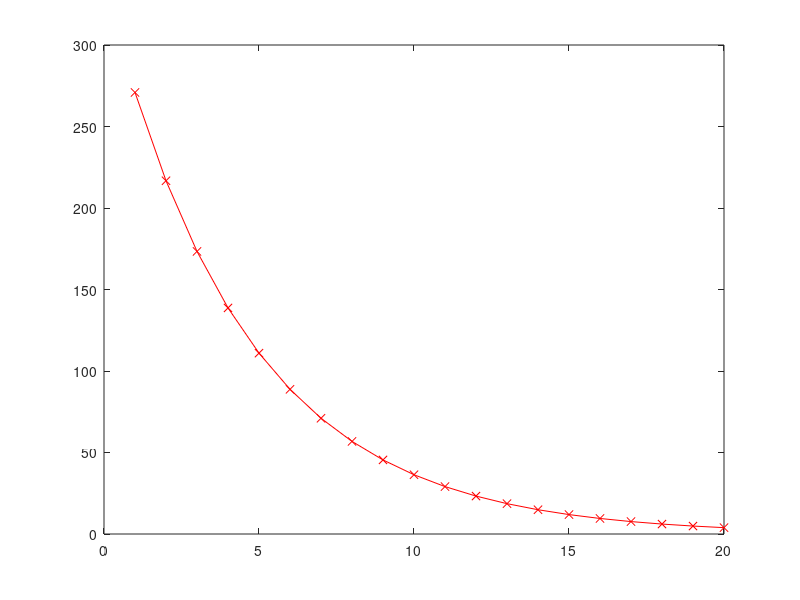
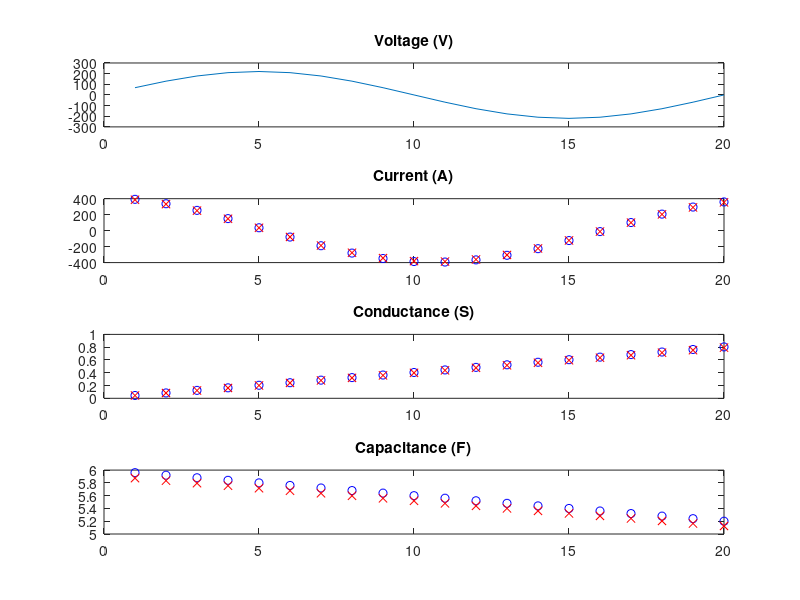

The MATLAB source for these figures, in order:
function ret = rcmeter_lsm()
  EpochMax = 20;
  solvRate = 0.01;
  Cycl = 1;
  Len = 20;
  Vp = 220;
  w = 2*pi*Cycl/Len;

  n_t = 1:1:Len;

  a_t = [ 0.0002 0.002 ];
  b_t = [ 0.3 -0.002 ];

  ath = length(a_t);
  bth = length(b_t);
  vars_num = ath + bth;

  V_t = Vp*sin(w*n_t);
  dVdn_t = w*Vp*cos(w*n_t);

  function ret = polyFunc(a, x)
    ret = 0;
    for m=1:1:length(x)
      for p=1:1:length(a)
        ret += a(p).*x.^(p-1);
      endfor
    endfor
  endfunction

  function ret = diff_polyFunc(a, x)
    ret = 0;
    for m=1:1:length(x)
      for p=1:1:length(a)
        ret += (p-1)*a(p).*x.^(p-2);
      endfor
    endfor
  endfunction

  function ret = Current(v, dvdn, g, c, dcdn)
    ret = ( g + dcdn ) .* v + c .* dvdn;
  endfunction

  function ret = ErrorSquare(it, ir, N)
    ret = 0;
    for m=N
      err = ir(m) - it(m);
      ret += err*err/length(N);
    endfor
    ret = sqrt(ret);
  endfunction

  function [g, c, dcdn] = refreshValues(a, b, x)
    g = polyFunc(a, x);
    c = polyFunc(b, x);
    dcdn = diff_polyFunc(b, x);
  endfunction

  function ret = Avg(val, len)
    ret = 0;
    for k=1:1:len
      ret += val(k)/len;
    endfor
  endfunction

  [G_t, C_t, dCdn_t] = refreshValues(a_t, b_t, n_t);
  I_t = Current(V_t, dVdn_t, G_t, C_t, dCdn_t);

  inputGraph = figure(2);
  subplot(4,1,1);
  plot(n_t, V_t);
  title('Voltage (V)');
  subplot(4,1,2);
  plot(n_t, I_t, 'b');
  title('Current (A)');
  subplot(4,1,3);
  plot(n_t, G_t, 'b');
  title('Conductance (S)');
  subplot(4,1,4);
  plot(n_t, C_t, 'b');
  title('Capacitance (F)');

  function ret = dIda_k(p, N, v, dvdn)
    pn = p -1;
    ret = 0;
    for m=N
      ret += m^pn*v(m);
    endfor
    ret /= length(N);
  endfunction

  function ret = dIdb_k(p, N, v, dvdn)
    pn = p -1;
    ret = 0;
    for m=N
      ret += pn*m^(pn-1)*v(m) + m^pn*dvdn(m);
    endfor
    ret /= length(N);
  endfunction

  a_r = zeros(10,1);
  b_r = zeros(10,1);

  figure(1);
  errt = [];
  Irms = ErrorSquare(I_t, zeros(size(I_t)), n_t);

  for epoch=1:1:EpochMax
    [G_r, C_r, dCdn_r] = refreshValues(a_r, b_r, n_t);
    I_r = Current(V_t, dVdn_t, G_r, C_r, dCdn_r);
    Err = ErrorSquare(I_t, I_r, n_t);
    errt = [errt Err];
    plot(errt, 'rx-');
    drawnow;
    printf("%d) %.3f\r\n",epoch, Err);

    if ( Err == 0 ) break; end
    if epoch > 2
      if(errt(epoch) == 0)
        printf("Finish 1\r\n");
        break;
      end
      if( abs( Err / Irms ) < 0.001)
        printf("Finish 2\r\n");
        break;
      end
    end

    # dI = dIda * da + dIdb * db
    # I_t0 - I_r0 = dIda * (a_r - a_r0) + dIdb * (b_r - b_r0)
    # B = [I_t0 - I_r0];
    # M = [dIda, dIdb];
    # x = [a_r - a_r0];
    # solv: B = M * x
    # a_r <- a_r + x;

    rows = ath+bth;
    batchSize = rows ; #floor(Len/rows);
    M = [];
    B = [];
    for row= 1:1:rows
      ROW=[];
      n_r=((row-1)*batchSize)+1:1:(row*batchSize);
      for p=1:1:ath
        ROW = [ROW, dIda_k(p, n_r, V_t, dVdn_t)];
      endfor
      for p=1:1:bth
        ROW = [ROW, dIdb_k(p, n_r, V_t, dVdn_t)];
      endfor
      I_t0 = Current(V_t(n_r), dVdn_t(n_r), G_t(n_r), C_t(n_r), dCdn_t(n_r));
      I_r0 = Current(V_t(n_r), dVdn_t(n_r), G_r(n_r), C_r(n_r), dCdn_r(n_r));

      M = [M; ROW];
      B = [B; Avg(I_t0 - I_r0, batchSize)];
    endfor

    x_r = inv(M)*B;

    for p=1:1:ath
      a_r(p) += x_r(p)*solvRate;
    endfor
    for p=1:1:bth
      b_r(p) += x_r(ath+p)*solvRate;
    endfor
  endfor

  inputGraph = figure(2);
  subplot(4,1,1);
  plot(n_t, V_t);
  title('Voltage (V)');
  subplot(4,1,2);
  plot(n_t, I_t, 'bo', n_t, I_r, 'rx');
  title('Current (A)');
  subplot(4,1,3);
  plot(n_t, G_t, 'bo', n_t, G_r, 'rx');
  title('Conductance (S)');
  subplot(4,1,4);
  plot(n_t, C_t, 'bo', n_t, C_r, 'rx');
  title('Capacitance (F)');

  printf("G = %s\r\n",polyout(flip(a_r), 'n'));
  printf("C = %s\r\n",polyout(flip(b_r), 'n'));
endfunction
